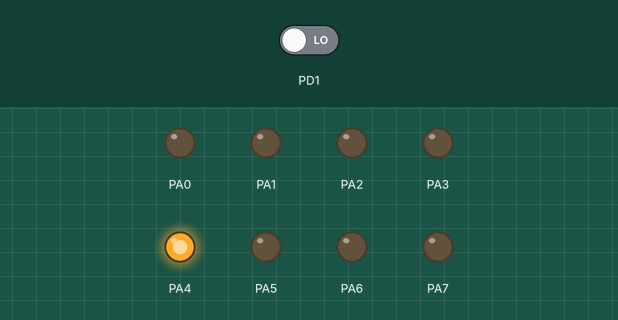
A program run on a simulated ATmega32, built with avr-gcc and emulated at 16 MHz (the files do not name the chip). On the bench: output pins drawn as LEDs (lit = HIGH). Inputs (shaded band) come from the test bench; at power-on: PD1 LOW.

Above: at 1.2 s.
1.3 s: PD1 driven HIGH
At 1.6 s:
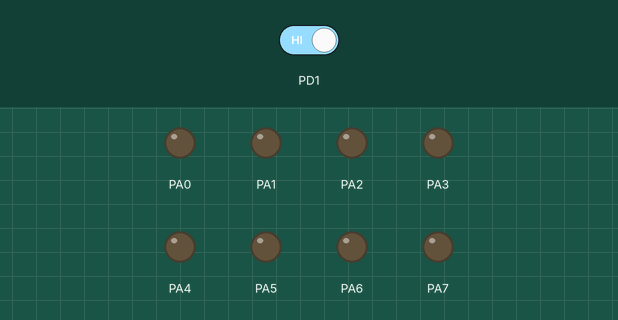
2.8 s: PD1 driven LOW
At 3.9 s:
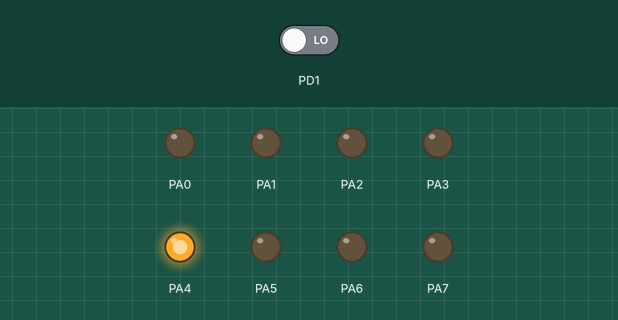
Timing chart, 0 to 5.8 s (numbered marks = the images above; inputs shaded):
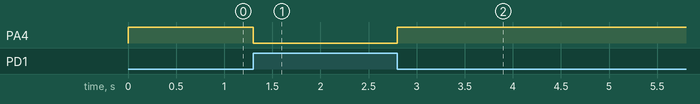

Measured:
- after the input at 1.3 s, PA4: HIGH → LOW at once
- after the input at 2.8 s, PA4: LOW → HIGH at once

The program:

main.c
```c
/*
 * Button.c.c
 *
 * Created: 2024-03-26 오후 12:12:12
 * Author : user
 */
#define F_CPU 16000000UL
#include <avr/io.h>
#include <util/delay.h>


int main(void)
{
	DDRA = 0xff; //포트 A를 출력 설정
	DDRD  =DDRD & ~(1<<1); //입력을 받기위해 1번 핀 설정(다른 건 모름).

	 //DDRD & = ~(1<<1);
    /* Replace with your application code */
    while (1)
    {
		if(PIND & (1<<1)) //버튼이 안눌리면 (1)이어서 밑에 문장 실행
		{ //0x11 & 0x02
			PORTA = 0x00; }

		else { PORTA |= 1<<4;}

    }
}
```
